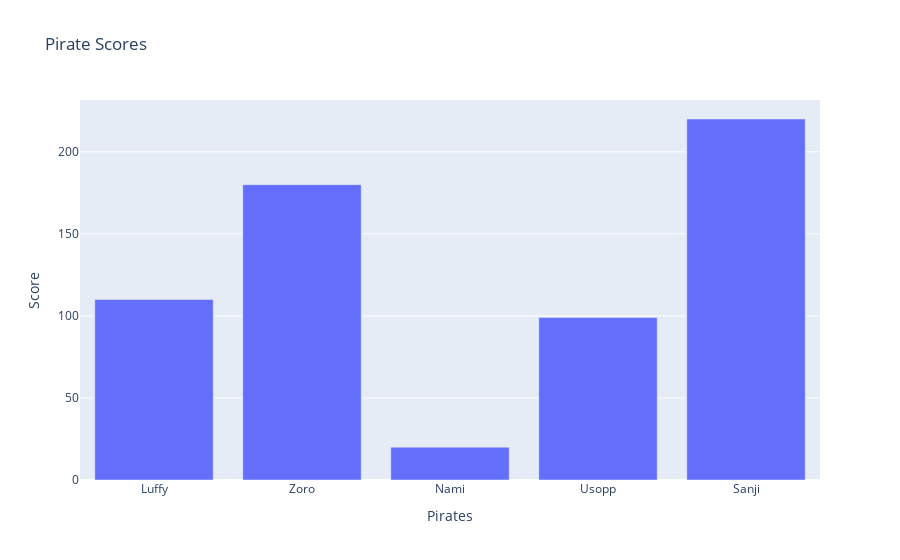

The notebook cell this image was saved under:
### Code cell
#add interactive features
graph = go.Figure()

graph.add_trace(go.Bar(x=x1, y=y1))
graph.update_layout(title = "Pirate Scores",
                    xaxis_title = "Pirates",
                    yaxis_title = "Score")
graph.show()

### Figure 1 — Plotly figure (JSON) as saved in the notebook; plotly's stock layout.template omitted (floating-point values rounded to 4 significant figures)
{"data": [{"type": "bar", "x": ["Luffy", "Zoro", "Nami", "Usopp", "Sanji"], "y": [110, 180, 20, 99, 220]}], "layout": {"title": {"text": "Pirate Scores"}, "xaxis": {"title": {"text": "Pirates"}}, "yaxis": {"title": {"text": "Score"}}}}
